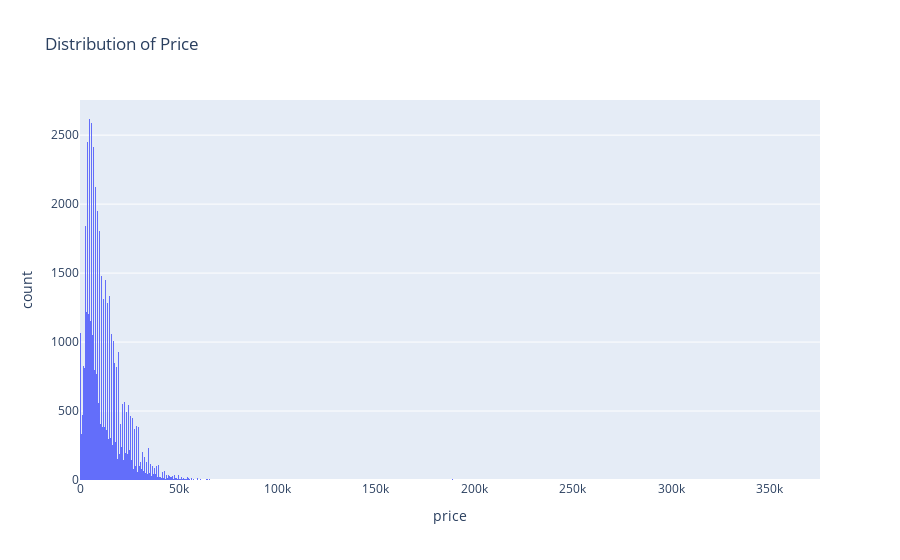

Write notebook code for a chart like this one.
### Code cell
# Histogram 2: distribution of price
fig2 = px.histogram(df, x="price", title="Distribution of Price")
fig2.show()

### Figure 1 — Plotly figure (JSON) as saved in the notebook; plotly's stock layout.template omitted (floating-point values rounded to 4 significant figures; data arrays with more than 128 entries replaced by an {"elided": "..."} marker saying what was removed)
{"data": [{"bingroup": "x", "hovertemplate": "price=%{x}<br>count=%{y}<extra></extra>", "legendgroup": "", "marker": {"color": "#636efa", "pattern": {"shape": ""}}, "name": "", "orientation": "v", "showlegend": false, "type": "histogram", "x": {"elided": "51525 int values"}, "xaxis": "x", "yaxis": "y"}], "layout": {"barmode": "relative", "legend": {"tracegroupgap": 0}, "title": {"text": "Distribution of Price"}, "xaxis": {"anchor": "y", "domain": [0, 1], "title": {"text": "price"}}, "yaxis": {"anchor": "x", "domain": [0, 1], "title": {"text": "count"}}}}
